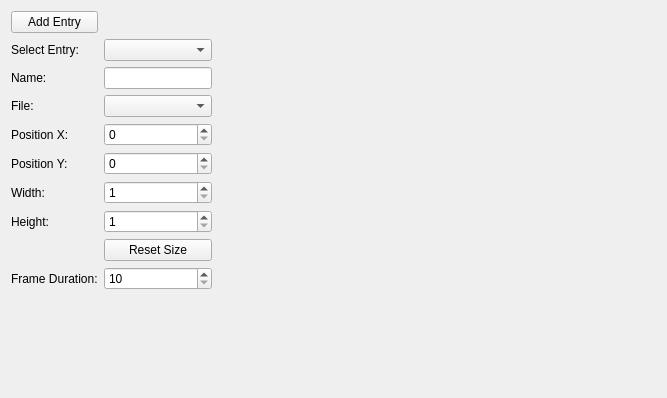
<?xml version="1.0" encoding="UTF-8"?>
<ui version="4.0">
 <class>TabAnimation</class>
 <widget class="QWidget" name="TabAnimation">
  <property name="geometry">
   <rect>
    <x>0</x>
    <y>0</y>
    <width>667</width>
    <height>398</height>
   </rect>
  </property>
  <property name="windowTitle">
   <string>Form</string>
  </property>
  <layout class="QGridLayout" name="gridLayout_3">
   <item row="0" column="1">
    <widget class="AnimationPreviewArea" name="widget" native="true">
     <property name="minimumSize">
      <size>
       <width>320</width>
       <height>240</height>
      </size>
     </property>
     <property name="maximumSize">
      <size>
       <width>320</width>
       <height>240</height>
      </size>
     </property>
    </widget>
   </item>
   <item row="1" column="0">
    <spacer name="verticalSpacer">
     <property name="orientation">
      <enum>Qt::Vertical</enum>
     </property>
     <property name="sizeHint" stdset="0">
      <size>
       <width>20</width>
       <height>40</height>
      </size>
     </property>
    </spacer>
   </item>
   <item row="0" column="0">
    <layout class="QGridLayout" name="gridLayout">
     <item row="4" column="0">
      <widget class="QLabel" name="label_7">
       <property name="text">
        <string>Position X:</string>
       </property>
      </widget>
     </item>
     <item row="5" column="1">
      <widget class="QSpinBox" name="posy_spinBox">
       <property name="maximum">
        <number>999</number>
       </property>
      </widget>
     </item>
     <item row="1" column="1">
      <widget class="QComboBox" name="select_comboBox"/>
     </item>
     <item row="4" column="1">
      <widget class="QSpinBox" name="posx_spinBox">
       <property name="maximum">
        <number>999</number>
       </property>
      </widget>
     </item>
     <item row="9" column="0">
      <widget class="QLabel" name="label_5">
       <property name="text">
        <string>Frame Duration:</string>
       </property>
      </widget>
     </item>
     <item row="7" column="1">
      <widget class="QSpinBox" name="height_spinBox">
       <property name="minimum">
        <number>1</number>
       </property>
       <property name="maximum">
        <number>9999</number>
       </property>
      </widget>
     </item>
     <item row="10" column="1">
      <spacer name="verticalSpacer_2">
       <property name="orientation">
        <enum>Qt::Vertical</enum>
       </property>
       <property name="sizeHint" stdset="0">
        <size>
         <width>20</width>
         <height>40</height>
        </size>
       </property>
      </spacer>
     </item>
     <item row="1" column="0">
      <widget class="QLabel" name="label">
       <property name="text">
        <string>Select Entry:</string>
       </property>
      </widget>
     </item>
     <item row="3" column="1">
      <widget class="QComboBox" name="filename_comboBox"/>
     </item>
     <item row="6" column="1">
      <widget class="QSpinBox" name="width_spinBox">
       <property name="minimum">
        <number>1</number>
       </property>
       <property name="maximum">
        <number>9999</number>
       </property>
      </widget>
     </item>
     <item row="7" column="0">
      <widget class="QLabel" name="label_4">
       <property name="text">
        <string>Height:</string>
       </property>
      </widget>
     </item>
     <item row="3" column="0">
      <widget class="QLabel" name="label_6">
       <property name="text">
        <string>File:</string>
       </property>
      </widget>
     </item>
     <item row="2" column="0">
      <widget class="QLabel" name="label_2">
       <property name="text">
        <string>Name:</string>
       </property>
      </widget>
     </item>
     <item row="2" column="1">
      <widget class="QLineEdit" name="name_lineEdit"/>
     </item>
     <item row="6" column="0">
      <widget class="QLabel" name="label_3">
       <property name="text">
        <string>Width:</string>
       </property>
      </widget>
     </item>
     <item row="9" column="1">
      <widget class="QSpinBox" name="duration_spinBox">
       <property name="minimum">
        <number>10</number>
       </property>
       <property name="maximum">
        <number>999999</number>
       </property>
      </widget>
     </item>
     <item row="5" column="0">
      <widget class="QLabel" name="label_8">
       <property name="text">
        <string>Position Y:</string>
       </property>
      </widget>
     </item>
     <item row="0" column="0">
      <widget class="QPushButton" name="add_pushButton">
       <property name="text">
        <string>Add Entry</string>
       </property>
      </widget>
     </item>
     <item row="8" column="1">
      <widget class="QPushButton" name="resetSize_pushButton">
       <property name="text">
        <string>Reset Size</string>
       </property>
       <property name="icon">
        <iconset>
         <normalon>:/toolbar_icons/task-recurring.png</normalon>
        </iconset>
       </property>
      </widget>
     </item>
    </layout>
   </item>
   <item row="0" column="2">
    <spacer name="horizontalSpacer">
     <property name="orientation">
      <enum>Qt::Horizontal</enum>
     </property>
     <property name="sizeHint" stdset="0">
      <size>
       <width>40</width>
       <height>20</height>
      </size>
     </property>
    </spacer>
   </item>
  </layout>
 </widget>
 <customwidgets>
  <customwidget>
   <class>AnimationPreviewArea</class>
   <extends>QWidget</extends>
   <header>scenes/animation_previewarea.h</header>
   <container>1</container>
  </customwidget>
 </customwidgets>
 <resources/>
 <connections/>
</ui>
